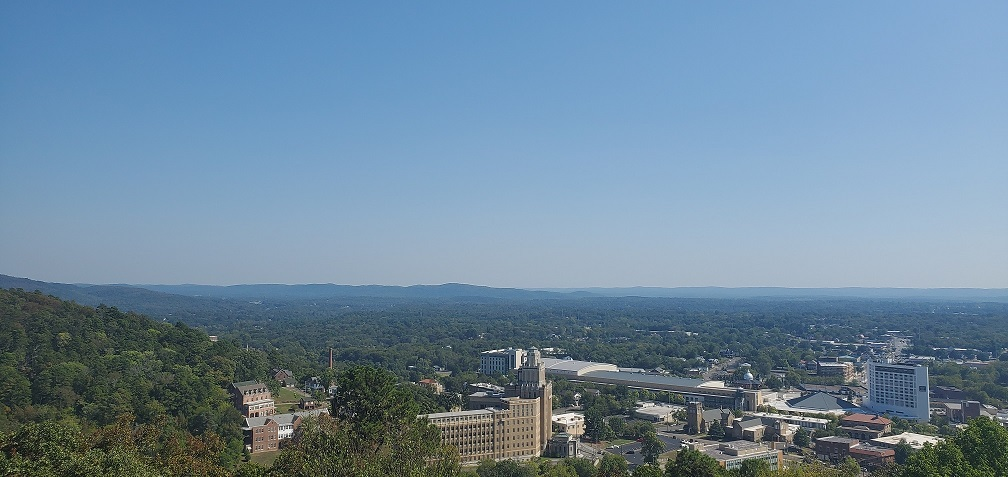
#> input picture A04/Input/left01.jpg, 1008 x 477 px, found by its file name
$ python Program.py
#> lines starting #> are read from the running program, lines starting #| are printed output that depends on the picture
import cv2
import numpy as np
from sklearn.cluster import KMeans

def show(img, waitTime=0,forceNormalization=False):
    if forceNormalization or img.min()<0 or img.max()>255:
        img=normalize(img)
    cv2.imshow('image', img)
    cv2.waitKey(waitTime)
    if not waitTime:
        cv2.destroyAllWindows()

def normalize(img):
    img=img-np.min(img)
    img = img / img.max()
    img*=255.99999
    return np.uint8(img)

def goodMatches(matches, N):
    goodMatches = []
    for match1, match2 in matches:
        if match1.distance < N*match2.distance:
            goodMatches.append(match1)

    return goodMatches

def getHomography(kp1, kp2, goodMatches):
    srcPoints = []
    dstPoints = []

    for match in goodMatches:
        index1 = match.queryIdx
        index2 = match.trainIdx

        srcPoint = kp1[index1].pt
        dstPoint = kp2[index2].pt

        srcPoints.append([srcPoint])
        dstPoints.append([dstPoint])


    srcPoints = np.float32(srcPoints)
    dstPoints = np.float32(dstPoints)

    H, _ = cv2.findHomography(srcPoints, dstPoints, cv2.RANSAC, 5.0)
    return H

def stitch(img1, img2, img3, H, G):

    h, w = img2.shape[:2]
    h2, w2 = img3.shape[:2]
    srcPoints = np.float64([[[0, 0]], [[0, h]], [[w, h]], [[w, 0]]])
    srcPoints2 = np.float64([[[0, 0]], [[0, h2]], [[w2, h2]], [[w2, 0]]])
    dstPoints = cv2.perspectiveTransform(srcPoints, H) #matches points from img2 to img1
    dstPoints2 = cv2.perspectiveTransform(srcPoints2, G) #matches points from img3 to img1

    points = np.concatenate((srcPoints,dstPoints, srcPoints2, dstPoints2), axis=0)

    x_min, y_min = np.int32(points.min(axis=0).ravel())
    x_max, y_max = np.int32(points.max(axis=0).ravel())

    new_w = int(np.ceil(x_max-x_min))
    new_h = int(np.ceil(y_max-y_min))

    T = np.float32([[1,0,-x_min],[0,1,-y_min],[0,0,1]])

    out1 = cv2.warpPerspective(img2,T,(new_w, new_h)) #original image but realigned to be stitched
    out2 = cv2.warpPerspective(img1,T@H,(new_w, new_h)) #left image, realigned
    out3 = cv2.warpPerspective(img3, T@G, (new_w, new_h)) #right image, realigned
    cv2.imwrite("Output\\realigned_middle.jpg", out1)
    cv2.imwrite("Output\\realigned_left.jpg", out2)
    cv2.imwrite("Output\\realigned_right.jpg", out3)
    show(out1)
    show(out2)
    show(out3)

    kernel = np.ones((30, 30), np.uint8) #using a kernel to blur the mask

    mask = cv2.warpPerspective(img2*0+255,T@H,(new_w, new_h))/255.0
    mask = cv2.erode(mask, kernel)
    mask = cv2.blur(mask,(30,30))

    mask2 = cv2.warpPerspective(img2*0+255, T@G, (new_w, new_h))/255.0
    mask2 = cv2.erode(mask2, kernel)
    mask2 = cv2.blur(mask2,(30,30))

    out = np.uint8((out1*(1-mask)+out2*mask + out1*(1-mask2)+out3*mask2)-out1)
    # out2 = np.uint8(out1*(1-mask2)+out3*mask2)
    show(out[::2, ::2])
    cv2.imwrite("Output\\pano.jpg", out)
    return out


img1 = cv2.imread("Input\\left01.jpg") #left
#> img1 is the input picture: shape (477, 1008, 3); mean B, G, R 156.3, 135.4, 108.7
img2 = cv2.imread("Input\\middle01.jpg") #middle
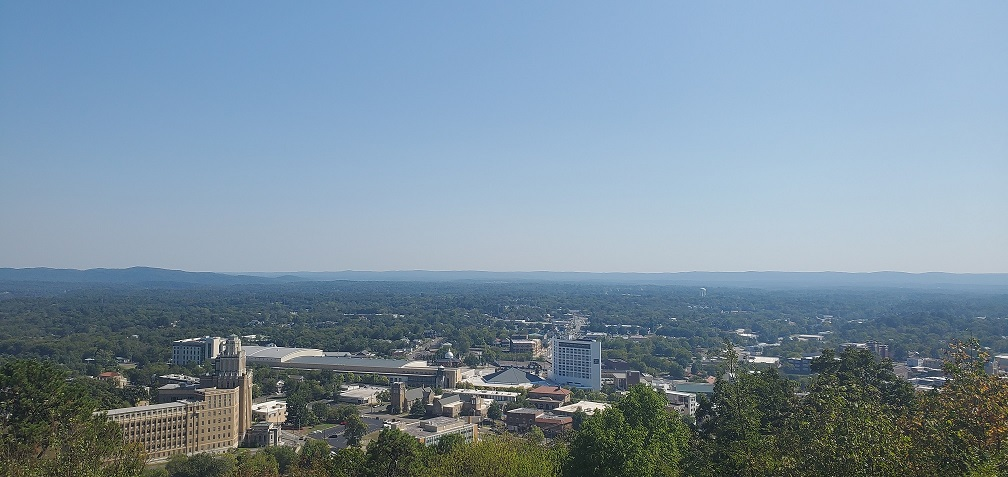
#> input picture A04/Input/middle01.jpg, 1008 x 477 px, found by its file name
#> img2 is the input picture: shape (477, 1008, 3); mean B, G, R 159.4, 143.3, 122.2
img3 = cv2.imread("Input\\right01.jpg") #right
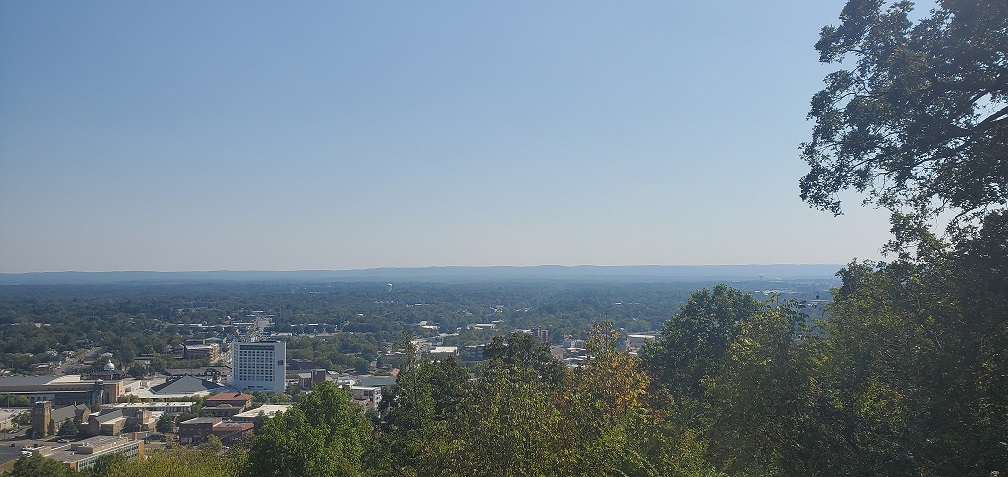
#> input picture A04/Input/right01.jpg, 1008 x 477 px, found by its file name
#> img3 is the input picture: shape (477, 1008, 3); mean B, G, R 141.7, 130.1, 114.5

orb = cv2.ORB_create()
kp1, des1 = orb.detectAndCompute(img1, None)
#> kp1 = 485 keypoints; strongest (x, y, size): (683, 445, 31), (537, 398, 31), (585, 427, 31), (558, 419, 31)
kp2, des2 = orb.detectAndCompute(img2, None)
#> kp2 = 500 keypoints; strongest (x, y, size): (385, 424, 31), (259, 408, 31), (287, 414, 31), (285, 403, 31)
kp3, des3 = orb.detectAndCompute(img3, None)
#> kp3 = 500 keypoints; strongest (x, y, size): (917, 221, 31), (956, 216, 31), (914, 203, 31), (844, 186, 31)

bf = cv2.BFMatcher(cv2.NORM_HAMMING)
#good matches between L and M
goodMatches1 = goodMatches(bf.knnMatch(des1, des2, k=2), .75)
#> after the loop in goodMatches, `for match1, match2 in matches:`: goodMatches = 135 matches
#> goodMatches1 = 135 matches
#M and R
goodMatches2 = goodMatches(bf.knnMatch(des3, des2, k=2), .75)
#> after the loop in goodMatches (call 2), `for match1, match2 in matches:`: goodMatches = 39 matches
#> goodMatches2 = 39 matches

#save these
out1 = cv2.drawMatches(img1, kp1, img2, kp2, goodMatches1, None)
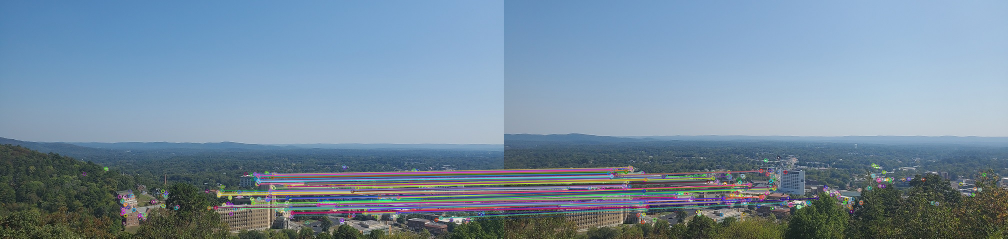
#> out1: shape (477, 2016, 3) (shown at 1/2 size); mean B, G, R 160.1, 140.9, 118.1
cv2.imwrite("Output\\keypoint_matches1.jpg", out1)
out2 = cv2.drawMatches(img3, kp3, img2, kp2, goodMatches2, None)
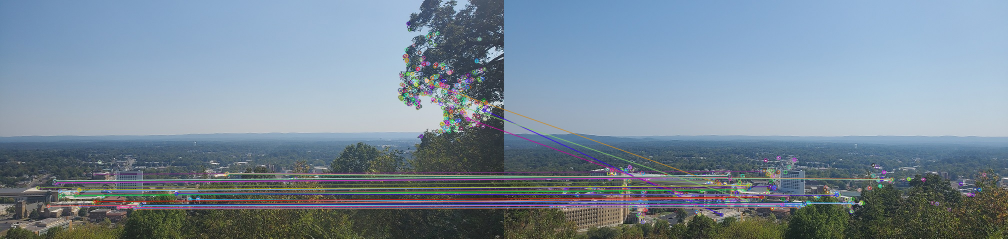
#> out2: shape (477, 2016, 3) (shown at 1/2 size); mean B, G, R 153.1, 138.2, 120.9
cv2.imwrite("Output\\keypoint_matches2.jpg", out2)


H = getHomography(kp1, kp2, goodMatches1)
#> the loop in getHomography, `for match in goodMatches:` made 135 passes
#> (index1, index2, srcPoint, dstPoint) on passes 1 to 12: (0, 81, (748, 364), (449, 343)), (3, 53, (537, 398), (237, 387)), (8, 29, (558, 419), (259, 408)), (11, 75, (732, 427), (432, 404)), (12, 4, (585, 427), (287, 414)), (18, 92, (541, 349), (242, 336)), (27, 86, (728, 426), (428, 404)), (31, 5, (821, 365), (513, 342)), (37, 31, (927, 441), (596, 408)), (46, 71, (764, 401), (462, 378)), (56, 15, (829, 420), (519, 393)), (57, 2, (584, 431), (285, 419))
#> after the loop in getHomography, `for match in goodMatches:`: dstPoints = 135 items
#> in getHomography, `srcPoints = np.float32(srcPoints)`: srcPoints = 135 rows, first 8: [748, 364], [537, 398], [558, 419], [732, 427], [585, 427], [541, 349], [728, 426], [821, 365]
#> in getHomography, `dstPoints = np.float32(dstPoints)`: dstPoints = 135 rows, first 8: [449, 343], [237, 387], [259, 408], [432, 404], [287, 414], [242, 336], [428, 404], [513, 342]
#> in getHomography, `H, _ = cv2.findHomography(srcPoints, dstPoints, cv2.RANSAC, 5.0)`: H = [[1.67, -0.0512, -555], [0.185, 1.41, -133.6], [0.000677, -6.15e-06, 1]]
G = getHomography(kp3, kp2, goodMatches2)
#> the loop in getHomography (call 2), `for match in goodMatches:` made 39 passes
#> (index1, index2, srcPoint, dstPoint) on passes 1 to 12: (26, 19, (209, 380), (532, 373)), (56, 31, (278, 410), (596, 408)), (73, 235, (968, 220), (434.9, 429.1)), (107, 16, (395, 399), (712, 407)), (117, 58, (150, 391.2), (482, 379)), (118, 41, (109.2, 361.2), (449, 350)), (136, 67, (112.8, 366), (452, 355)), (141, 144, (456, 348), (776.4, 358.8)), (142, 112, (270, 417.6), (588, 414)), (155, 61, (78, 375.6), (425, 361)), (164, 138, (188.4, 348), (513.6, 342)), (165, 191, (340.8, 386.4), (655.2, 390))
#> in getHomography (call 2), `srcPoints = np.float32(srcPoints)`: srcPoints = 39 rows, first 8: [209, 380], [278, 410], [968, 220], [395, 399], [150, 391.2], [109.2, 361.2], [112.8, 366], [456, 348]
#> in getHomography (call 2), `dstPoints = np.float32(dstPoints)`: dstPoints = 39 rows, first 8: [532, 373], [596, 408], [434.9, 429.1], [712, 407], [482, 379], [449, 350], [452, 355], [776.4, 358.8]
#> G = [[0.506, -0.0702, 370.6], [-0.106, 0.716, 66.04], [-0.000437, -0.000166, 1]]

stitch(img1, img2, img3, H, G)
#> in stitch, `dstPoints = cv2.perspectiveTransform(srcPoints, H)`: dstPoints = [[-555, -133.6], [-581.1, 540.3], [657.5, 432], [670.9, 31.46]]
#> in stitch, `dstPoints2 = cv2.perspectiveTransform(srcPoints2, G)`: dstPoints2 = [[370.6, 66.04], [366.1, 442.8], [1763.8, 625.5], [1573.6, -73.35]]
#> in stitch, `points = np.concatenate((srcPoints,dstPoints, srcPoints2, dstPoints2),..`: points = 16 rows, first 8: [0, 0], [0, 477], [1008, 477], [1008, 0], [-555, -133.6], [-581.1, 540.3], [657.5, 432], [670.9, 31.46]
#> in stitch, `x_min, y_min = np.int32(points.min(axis=0).ravel())`: x_min = -581; y_min = -133
#> in stitch, `x_max, y_max = np.int32(points.max(axis=0).ravel())`: x_max = 1763; y_max = 625
#> in stitch, `new_w = int(np.ceil(x_max-x_min))`: new_w = 2344
#> in stitch, `new_h = int(np.ceil(y_max-y_min))`: new_h = 758
#> in stitch, `T = np.float32([[1,0,-x_min],[0,1,-y_min],[0,0,1]])`: T = [[1, 0, 581], [0, 1, 133], [0, 0, 1]]
#> in stitch, `mask = cv2.blur(mask,(30,30))`:
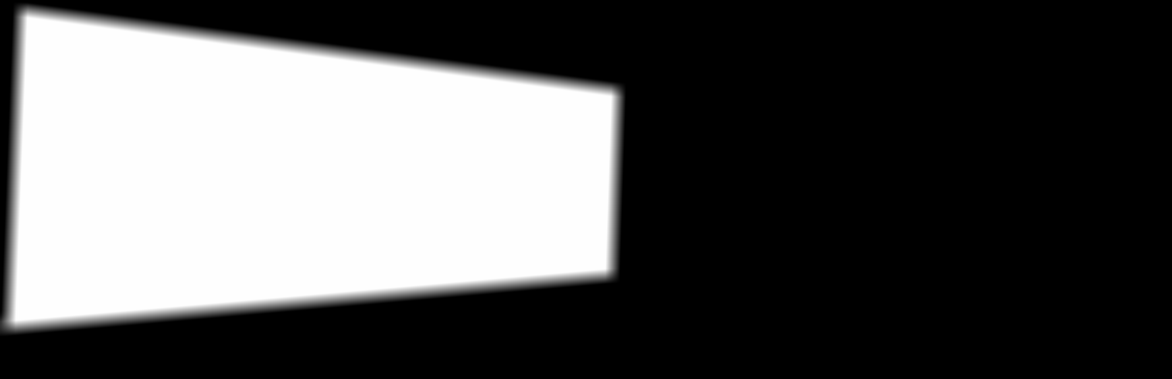
#> mask: shape (758, 2344, 3) float64 (shown at 1/2 size); min -7.32e-16, max 1, mean 0.342; drawn with min black and max white
#> in stitch, `mask2 = cv2.blur(mask2,(30,30))`:
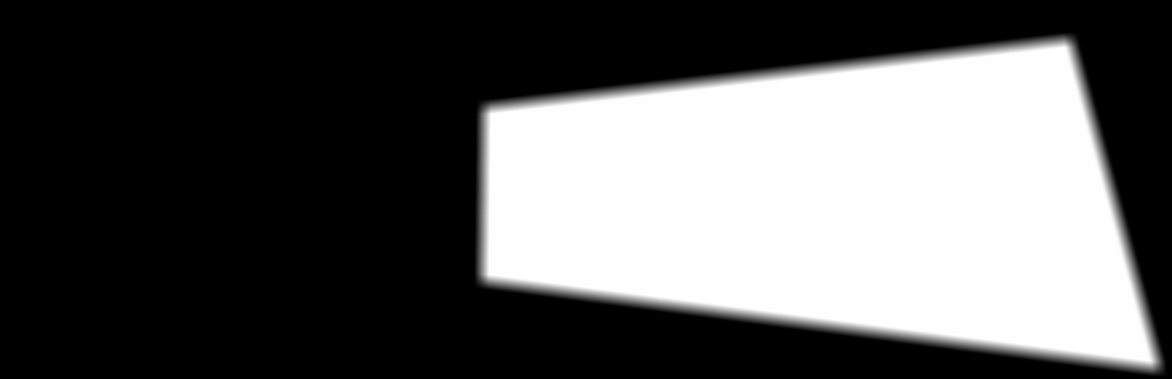
#> mask2: shape (758, 2344, 3) float64 (shown at 1/2 size); min -1.36e-15, max 1, mean 0.358; drawn with min black and max white
#> call 4 of show, with waitTime = 0, forceNormalization = False
#> in show (call 4), `cv2.imshow('image', img)`:
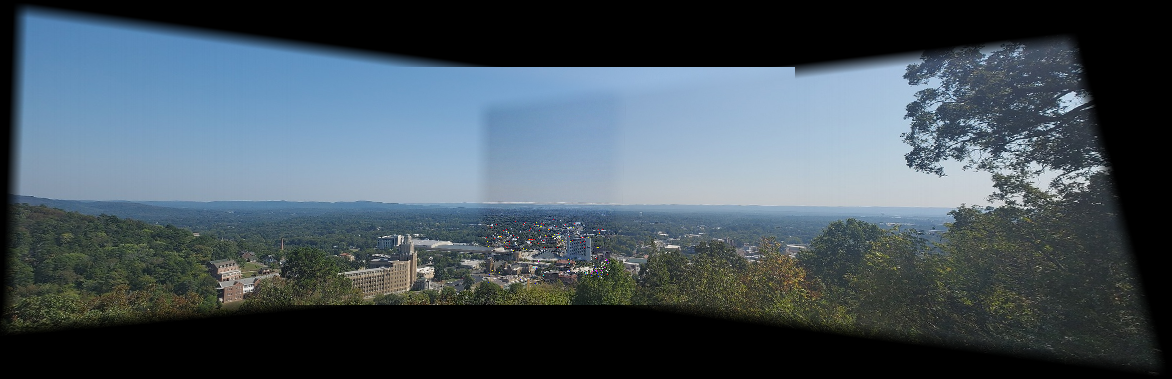
#> window 'image': shape (379, 1172, 3); mean B, G, R 91.5, 82.3, 69
